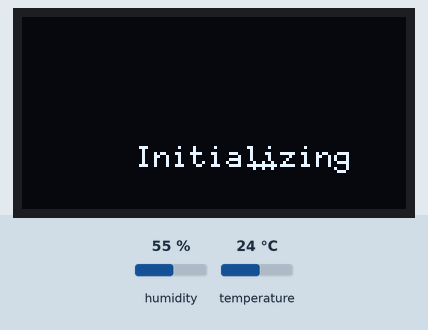
Recording of a sketch running on a simulated Arduino Uno, built with avr-gcc and run on an emulated ATmega328P. On the bench: 128×64 one-colour display. The test bench sets the inputs (shaded band); at power-on: humidity 55 %, temperature 24 °C. What the sketch prints to the serial monitor is not drawn.

Above: at 1.2 s.
At 3.8 s:
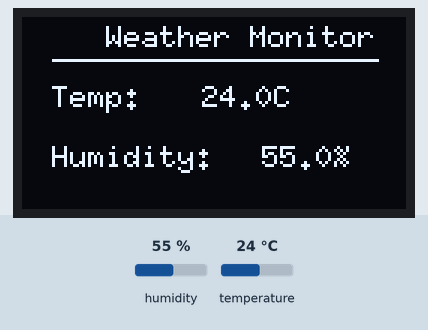
3.9 s: humidity set to 22 %
At 6.1 s:
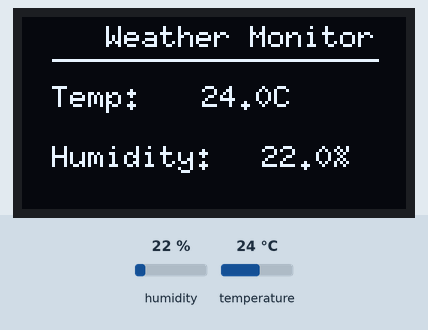
6.7 s: temperature set to 12 °C
At 7.2 s:
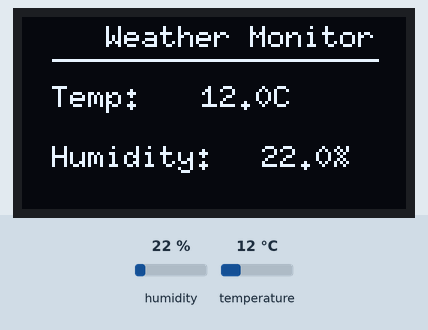
9.5 s: humidity set to 40 %
At 11.9 s:
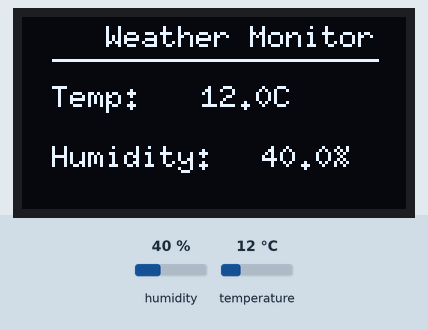
12.6 s: temperature set to 19 °C
Timing chart, 0 to 15.6 s (numbered marks = the images above; inputs shaded):
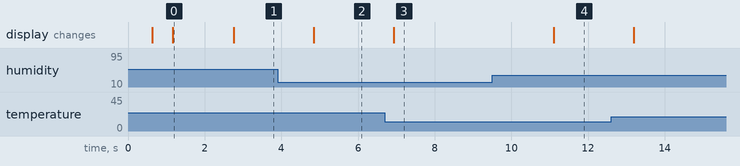

Measured:
- after the input at 3.9 s, the display: changes after 0.95 s (image 2)
- after the input at 6.7 s, the display: changes after 0.24 s (image 3)
- after the input at 9.5 s, the display: changes after 1.6 s (image 4)
- what the display in image 0 shows lasts 1.6 s, from 1.2 s to 2.8 s

The sketch:

weather_station.ino
```cpp
#include <Wire.h>
#include <U8g2lib.h>
#include <DHT.h>

// **OLED Display Setup**
U8G2_SH1106_128X64_NONAME_F_HW_I2C u8g2(U8G2_R0, U8X8_PIN_NONE, 23, 22);

// **DHT22 Sensor Setup**
#define DHTPIN 21
#define DHTTYPE DHT22
DHT dht(DHTPIN, DHTTYPE);

// **Boot Screen**
void bootScreen() {
    u8g2.clearBuffer();  // Proper clearing (No white line)

    u8g2.setFont(u8g2_font_6x10_tf);
    u8g2.drawStr(28, 15, "Weather Station");

    // **Loading Animation**
    for (int i = 0; i < 3; i++) {
        u8g2.drawStr(38, 50, "Initializing");
        for (int j = 0; j <= i; j++) {
            u8g2.drawStr(75 + (j * 3), 50, ".");
        }
        u8g2.sendBuffer();
        delay(500);
        u8g2.clearBuffer();  // Clears only once per cycle
    }
}

void setup() {
    Serial.begin(115200);
    u8g2.begin();
    dht.begin();
    bootScreen();
    delay(1000);
}

void loop() {
    float temperature = dht.readTemperature();
    float humidity = dht.readHumidity();

    if (isnan(temperature) || isnan(humidity)) {
        Serial.println("Failed to read from DHT sensor!");

        u8g2.clearBuffer();
        u8g2.setFont(u8g2_font_6x10_tf);
        u8g2.drawStr(30, 28, "DHT22 ERROR!");
        u8g2.drawStr(30, 48, "Check wiring!");
        u8g2.sendBuffer();
        delay(2000);
        return;
    }

    Serial.print("Temp: ");
    Serial.print(temperature);
    Serial.print("°C  Humidity: ");
    Serial.print(humidity);
    Serial.println("%");

    // **Only Clear Once Per Refresh**
    u8g2.clearBuffer();

    u8g2.setFont(u8g2_font_6x10_tf);
    u8g2.drawStr(28, 10, "Weather Monitor");
    u8g2.drawLine(10, 14, 118, 14);

    // **Temperature Display**
    u8g2.drawStr(10, 30, "Temp:");
    u8g2.setCursor(60, 30);
    u8g2.print(temperature, 1);
    u8g2.print("C");

    // **Humidity Display**
    u8g2.drawStr(10, 50, "Humidity:");
    u8g2.setCursor(80, 50);
    u8g2.print(humidity, 1);
    u8g2.print("%");

    u8g2.sendBuffer();  // Send final frame update
    delay(2000);
}
```
